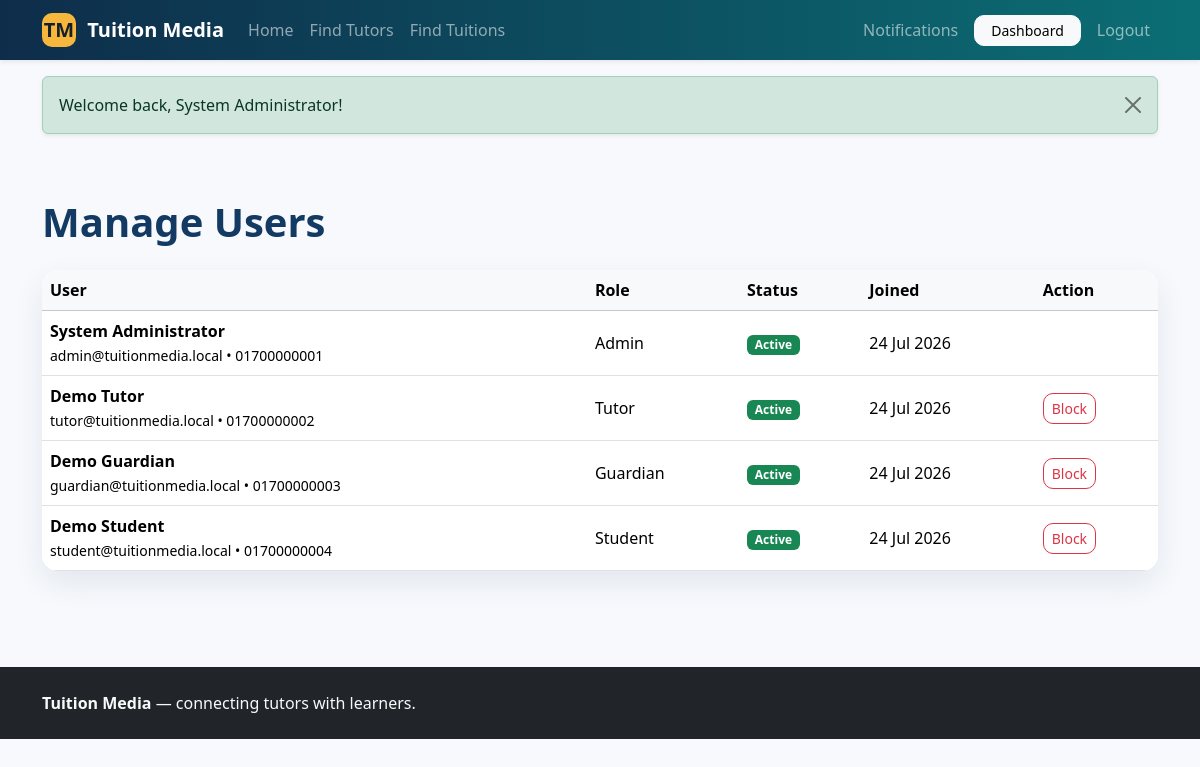
The page /admin/users.php (signed in) on the database its author committed.
### tables this page shows
CREATE TABLE users (
    id INT UNSIGNED AUTO_INCREMENT PRIMARY KEY,
    name VARCHAR(120) NOT NULL,
    email VARCHAR(160) NOT NULL UNIQUE,
    phone VARCHAR(30) DEFAULT NULL,
    password VARCHAR(255) NOT NULL,
    role ENUM('student','guardian','tutor','admin') NOT NULL,
    status ENUM('active','blocked') NOT NULL DEFAULT 'active',
    created_at TIMESTAMP DEFAULT CURRENT_TIMESTAMP,
    updated_at TIMESTAMP DEFAULT CURRENT_TIMESTAMP ON UPDATE CURRENT_TIMESTAMP
);

### admin/users.php (the view)
<?php
$pageTitle='Manage Users';require __DIR__.'/../includes/header.php';require_role('admin');$rows=$pdo->query('SELECT id,name,email,phone,role,status,created_at FROM users ORDER BY created_at DESC')->fetchAll();
?>
<div class="container py-5"><h1 class="section-title">Manage Users</h1><div class="card shadow-soft table-card mt-4"><div class="table-responsive"><table class="table align-middle"><thead class="table-light"><tr><th>User</th><th>Role</th><th>Status</th><th>Joined</th><th>Action</th></tr></thead><tbody><?php foreach($rows as $r):?><tr><td><strong><?=e($r['name'])?></strong><br><small><?=e($r['email'])?> • <?=e($r['phone'])?></small></td><td><?=e(role_label($r['role']))?></td><td><?=status_badge($r['status'])?></td><td><?=date('d M Y',strtotime($r['created_at']))?></td><td><?php if($r['role']!=='admin'):?><form method="post" action="<?=url('actions/admin_action.php')?>"><?=csrf_field()?><input type="hidden" name="type" value="user"><input type="hidden" name="id" value="<?=$r['id']?>"><input type="hidden" name="action" value="<?=$r['status']==='active'?'block':'activate'?>"><button class="btn btn-sm <?=$r['status']==='active'?'btn-outline-danger':'btn-outline-success'?>"><?=$r['status']==='active'?'Block':'Activate'?></button></form><?php endif;?></td></tr><?php endforeach;?></tbody></table></div></div></div>
<?php require __DIR__.'/../includes/footer.php';?>

### includes/functions.php (shortened to what this page needs)
<?php
function e(?string $value): string {
    return htmlspecialchars($value ?? '', ENT_QUOTES, 'UTF-8');
}
function url(string $path = ''): string {
    return BASE_URL . ($path ? '/' . ltrim($path, '/') : '');
}
function role_label(string $role): string {
    return match ($role) {
        'student' => 'Student',
        'guardian' => 'Guardian',
        'tutor' => 'Tutor',
        'admin' => 'Admin',
        default => ucfirst($role),
    };
}
function status_badge(string $status): string {
    $class = match ($status) {
        'approved', 'accepted', 'active', 'closed', 'completed' => 'success',
        'pending' => 'warning',
        'rejected', 'blocked', 'withdrawn', 'cancelled' => 'danger',
        default => 'secondary',
    };
    return '<span class="badge text-bg-' . $class . '">' . e(ucfirst($status)) . '</span>';
}

### assets/css/style.css (style rules this page uses)
:root { --tm-primary: #123a63; --tm-secondary: #0b6e75; --tm-accent: #f6b73c; --tm-soft: #f5f8fc; }
body { background: #f7f9fc; color: #1d2a38; }
.section-title { color: var(--tm-primary); font-weight: 800; }
.card { border: 0; border-radius: 16px; }
.shadow-soft { box-shadow: 0 12px 30px rgba(18, 58, 99, 0.09); }
.table-card { overflow: hidden; }
.table-card .table { margin-bottom: 0; }
.btn { border-radius: 10px; }
.badge { font-weight: 600; }

### rows shown on the page
users: name "System Administrator", email "admin@tuitionmedia.local", phone "01700000001", role "Admin", status "Active", created_at "24 Jul 2026"
users: name "Demo Tutor", email "tutor@tuitionmedia.local", phone "01700000002", role "Tutor", status "Active", created_at "24 Jul 2026", shows "Block"
users: name "Demo Guardian", email "guardian@tuitionmedia.local", phone "01700000003", role "Guardian", status "Active", created_at "24 Jul 2026", shows "Block"
users: name "Demo Student", email "student@tuitionmedia.local", phone "01700000004", role "Student", status "Active", created_at "24 Jul 2026", shows "Block"

### other values the page prints
$flash['message'] "Welcome back, System Administrator!"
